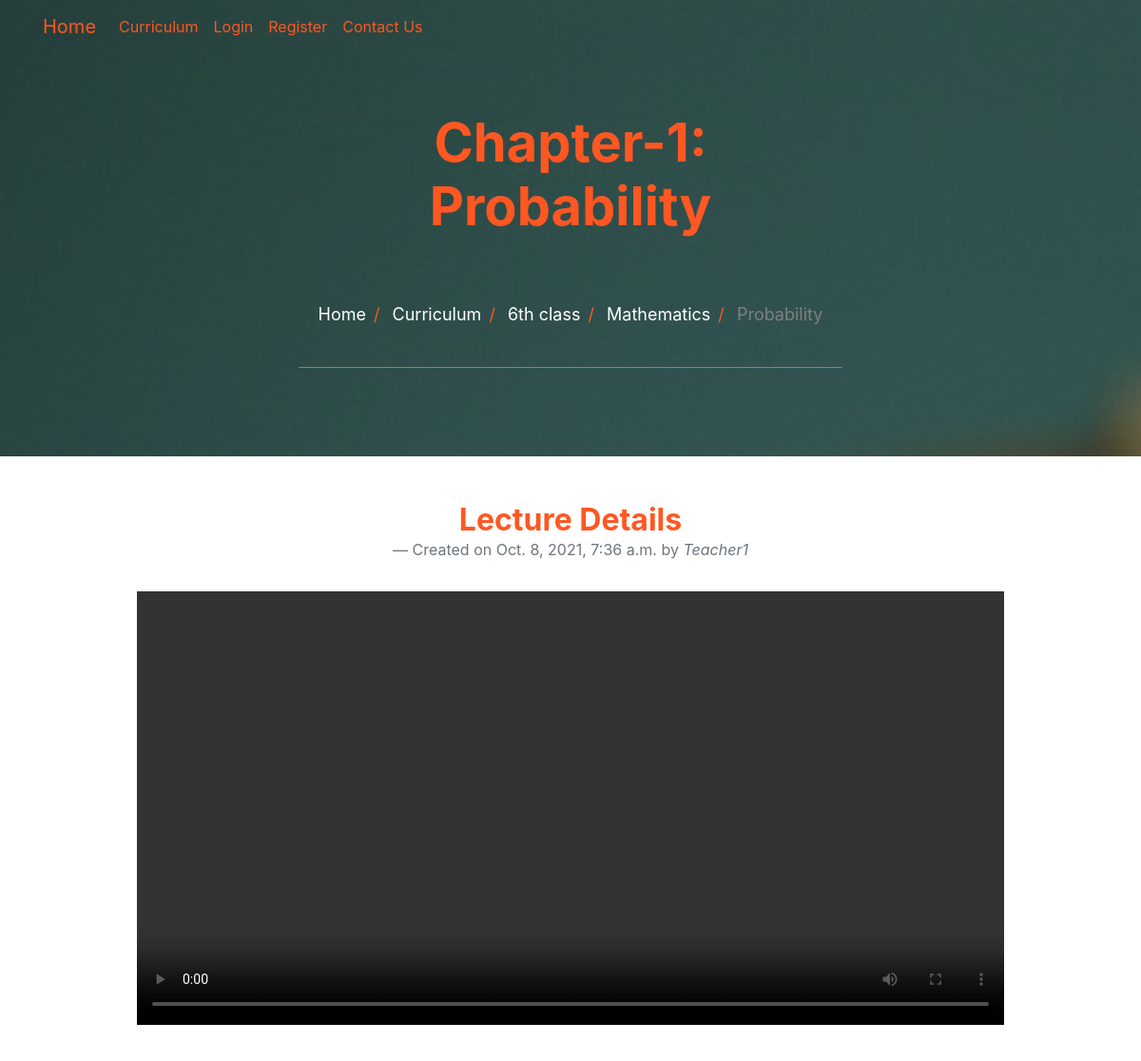
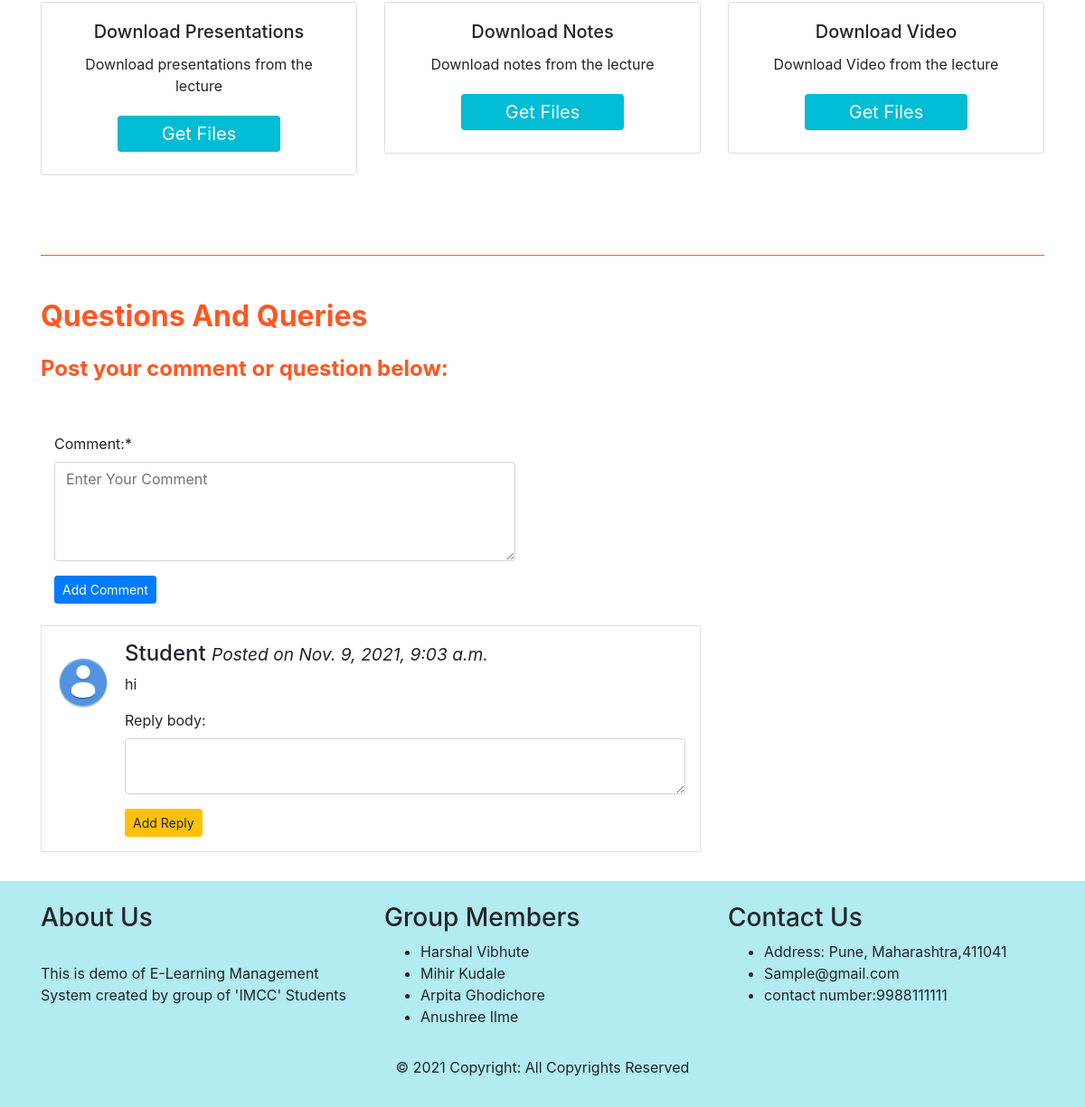
The app's page /curriculum/6th-class/6-mathematics/probability/ with its own data (2 pictures, top to bottom).
### curriculum/models.py (models this page shows, shortened)
class Lesson(models.Model):
    lesson_id = models.CharField(max_length=100, unique=True)
    Standard = models.ForeignKey(Standard, on_delete=models.CASCADE)
    created_by = models.ForeignKey(User,on_delete=models.CASCADE)
    created_at = models.DateTimeField(auto_now_add=True)
    subject = models.ForeignKey(Subject, on_delete=models.CASCADE,related_name='lessons')
    name = models.CharField(max_length=250)
    position = models.PositiveSmallIntegerField(verbose_name="Chapter no.")
    slug = models.SlugField(null=True, blank=True)
    video = models.FileField(upload_to=save_lesson_files,verbose_name="Video", blank=True, null=True)
    ppt = models.FileField(upload_to=save_lesson_files,verbose_name="Presentations", blank=True)
    Notes = models.FileField(upload_to=save_lesson_files,verbose_name="Notes", blank=True)
    class Meta:
        ordering = ['position']

class Standard(models.Model):
    name = models.CharField(max_length=100, unique=True)
    slug = models.SlugField(null=True, blank=True)
    description = models.TextField(max_length=500,blank=True)

class Subject(models.Model):
    subject_id = models.CharField(max_length=100, unique=True)
    name = models.CharField(max_length=100)
    slug = models.SlugField(null=True, blank=True)
    standard = models.ForeignKey(Standard, on_delete=models.CASCADE, related_name='subjects')
    image = models.ImageField(upload_to=save_subject_image, blank=True, verbose_name='Subject Image')
    description = models.TextField(max_length=500,blank=True)

class Comment(models.Model):
    lesson_name = models.ForeignKey(Lesson,null=True, on_delete=models.CASCADE,related_name='comments')
    comm_name = models.CharField(max_length=100, blank=True)
    author = models.ForeignKey(User,on_delete=models.CASCADE)
    body = models.TextField(max_length=500)
    date_added = models.DateTimeField(auto_now_add=True)
    class Meta:
        ordering = ['-date_added']

### curriculum/views.py (the view, shortened to what this page needs)
# urls.py: path('<str:standard>/<str:subject>/<slug:slug>/', views.LessonDetailView.as_view(),name='lesson_detail'),
class LessonDetailView(DetailView, FormView):
    context_object_name = 'lessons'
    model = Lesson
    template_name = 'curriculum/lesson_detail_view.html'
    form_class = CommentForm
    second_form_class = ReplyForm
    def get_context_data(self, **kwargs):
        context = super(LessonDetailView, self).get_context_data(**kwargs)
        if 'form' not in context:
            context['form'] = self.form_class(request=self.request)
        if 'form2' not in context:
            context['form2'] = self.second_form_class(request=self.request)
        return context

### curriculum/forms.py
class CommentForm(forms.ModelForm):
    class Meta:
        model = Comment
        fields = ('body',)
        labels = {"body":"Comment:"}
        widgets = {
            'body': forms.Textarea(attrs={'class':'form-control', 'rows':4, 'cols':70, 'placeholder':"Enter Your Comment"}),
        }

class ReplyForm(forms.ModelForm):
    class Meta:
        model = Reply
        fields = ('reply_body',)
        widgets = {
            'reply_body': forms.Textarea(attrs={'class':'form-control', 'rows':2, 'cols':10}),
        }
    def __init__(self, *args, **kwargs):
        self.request = kwargs.pop('request', None)
        super(ReplyForm, self).__init__(*args, **kwargs)

### curriculum/templates/curriculum/lesson_detail_view.html (shortened to what this page needs)
{% extends 'base.html' %}
{% load static %}
{% load crispy_forms_tags %}
{% block image_block %}
<header class="info-header">
  <div id="page-intro" class="container-fluid d-flex align-items-center justify-content-center ">
    <div class="row d-flex justify-content-center text-center">
      <div class="col-md-10 text-white">
        <h2 class="display-4 font-weight-bold  p-5 " style="color:#ff5722;" >Chapter-{{lessons.position}}: {{lessons.name}}</h2>
        <div class="row d-flex justify-content-center text-center">
          <ul class="breadcrumb">
            <li><a href="{% url 'index' %}">Home</a></li>
            <li><a href="{% url 'curriculum:standard_list' %}">Curriculum</a></li>
            <li><a href="{% url 'curriculum:subject_list' slug=lessons.Standard.slug %}">{{lessons.Standard.name}}</a></li>
            <li><a href="{% url 'curriculum:lesson_list' standard=lessons.Standard.slug slug=lessons.subject.slug %}">{{lessons.subject.name}}</a></li>
            <li class="disabled-text" >{{lessons.name}}</li>
          </ul>
        </div>
        <hr style="color:#ff5722;">
  </div>
</header>
{% endblock %}
{% block content %}
<section class="text-center">
    <h2 class="mb-0 mt-5 font-weight-bold" style="color:#ff5722;">Lecture Details</h2>
    <div class="row d-flex justify-content-center mb-3">
      <blockquote class="blockquote mt-0">
        <footer class="blockquote-footer">Created on {{lessons.created_at}} by <cite title="Source Title">{{lessons.created_by}}</cite></footer>
        </blockquote>
    </div>
    <div class="row d-flex justify-content-center mb-3">
      <div id="player-overlay">
            <video controls>
                <source src="{{lessons.video.url}}"  type="video/mp4">
              </video>
      </div>
    </div>
    <div class="row d-flex justify-content-center mb-3 mt-3">
                <div class="col-md-4 mb-4 mt-4">
                  <div class="card box-shadow-hover">
                    <div class="card-body">
                      <h5 class="card-title">Download Presentations</h5>
                      {% if lessons.ppt %}
                      <p class="card-text">Download presentations from the lecture</p>
                      <a href="{{lessons.ppt.url}}" download>
                      <button type="button" class="button-les"><span>Get Files</span></button>
                      </a>
                      {% else %}
                      <p class="card-text" > No PPT available</p>
                      {% endif %}
                    </div>
                  </div>
                </div>
                <div class="col-md-4 mb-4 mt-4">
                  <div class="card box-shadow-hover">
                    <div class="card-body">
                      <h5 class="card-title">Download Notes</h5>
                      {% if lessons.Notes %}
                      <p class="card-text">Download notes from the lecture</p>
                      <a href="{{lessons.Notes.url}}" download>
                      <button type="button" class="button-les"><span>Get Files</span></button>
                      </a>
                      {% else %}
                      <p class="card-text">Notes not available</p>
                      {%endif%}
                    </div>
                  </div>
                </div>
                <div class="col-md-4 mb-4 mt-4">
                  <div class="card box-shadow-hover">
                    <div class="card-body">
                      <h5 class="card-title">Download Video</h5>
                      <p class="card-text">Download Video from the lecture</p>
                      <a href="{{lessons.video.url}}" download>
                      <button type="button" class="button-les"><span>Get Files</span></button>
                      </a>
                    </div>
                  </div>
                </div>
    </div>
</section>
<hr class="my-5" style="color:#ff5722;">
<section >
    <h2 class="mb-4 mt-5 font-weight-bold" style="color:#ff5722;">Questions And Queries</h2>
    <h4 class="mt-2 font-weight-bold" style="color:#ff5722;">Post your comment or question below:</h4>
    <br><br>
    <div class="container row">
      <div class="col-md-6">
                              <form method="post">
                                    <div class="form-group">
                                    {{form|crispy}}
                                    <input type="submit" name="form" value="Add Comment" class="btn btn-primary btn-sm">
                                    </div>
                              </form>
      </div>
    </div>
    <div class="row">
      {% for comment in lessons.comments.all %}
      <div class="col-md-8 mt-2 mb-2">
                      <div class="media border p-3">
                          <img src="{% static 'Images/user_avatar.png' %}" alt="John Doe" class="mr-3 mt-3 rounded-circle" style="width:60px;">
                          <div class="media-body">
                                    <h4>{{comment.author}} <small><i>Posted on {{comment.date_added}}</i></small></h4>
                                    <p>{{comment.body}}</p>
                            <form method="post">
                                  {{form2.as_p}}
                                  <input type="submit" name="form2" value="Add Reply" class="btn btn-warning btn-sm">
                            </form>
                          </div>
                  </div>
      </div>
      {% endfor %}
    </div>
</section>
{%endblock%}

### static/css/master_css.css (style rules this page uses)
html, body, header, #intro { height: 100%; }
.text-white { color: white; }
hr { border-color: inherit; }
.info-header { height: 60%; }
#page-intro { height: 100%; }
#page-intro { background:linear-gradient(rgba(0, 0, 0, 0.5), rgba(0, 0, 0, 0.5)), url("../Images/empty-desk.jpg")no-repeat center center fixed; -webkit-background-size: cover; -moz-background-size: cover; -o-background-size: cover; background-size: cover; }
ul.breadcrumb { padding: 10px 16px; list-style: none; background-color: transparent; }
ul.breadcrumb li { display: inline; font-size: 18px; }
ul.breadcrumb li+li:before { padding: 8px; color: #ff5722; content: "/\00a0"; }
ul.breadcrumb li a { color: white; text-decoration: none; }
.disabled-text { color: gray; }
.button-les { border-radius: 4px; background-color: #00bcd4; border: none; color: #FFFFFF; text-align: center; font-size: 20px; padding: 5px; width: 180px; transition: all 0.5s; cursor: pointer; margin: 5px; }
.button-les span { cursor: pointer; display: inline-block; position: relative; transition: 0.5s; }
.button-les span:after { content: '\00bb'; position: absolute; opacity: 0; top: 0; right: -20px; transition: 0.5s; }
#player-overlay { position: relative; top: 0; left: 0; width: 80%; height: 100%; background-color: #000; z-index: 999; }
video { display: block; width: 100%; height: 100%; }

### records on screen
Lesson: position "1", name "Probability", Standard.name "6th class", subject.name "Mathematics", created_at "Oct. 8, 2021, 7:36 a.m.", created_by "Teacher1"
Comment: author "Student", date_added "Nov. 9, 2021, 9:03 a.m.", body "hi"
